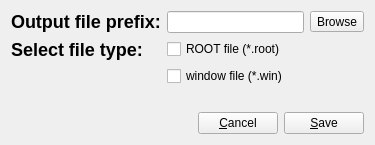
<?xml version="1.0" encoding="UTF-8"?>
<ui version="4.0">
 <class>SaveAsDialog</class>
 <widget class="QWidget" name="SaveAsDialog">
  <property name="geometry">
   <rect>
    <x>0</x>
    <y>0</y>
    <width>370</width>
    <height>145</height>
   </rect>
  </property>
  <property name="windowTitle">
   <string>Save to file</string>
  </property>
  <layout class="QFormLayout" name="formLayout">
   <property name="fieldGrowthPolicy">
    <enum>QFormLayout::AllNonFixedFieldsGrow</enum>
   </property>
   <item row="0" column="0">
    <widget class="QLabel" name="pFileLabel">
     <property name="text">
      <string>&lt;h2&gt;Output file prefix:&lt;/h2&gt;</string>
     </property>
     <property name="buddy">
      <cstring>pOutputPath</cstring>
     </property>
    </widget>
   </item>
   <item row="0" column="1">
    <layout class="QHBoxLayout" name="horizontalLayout_2">
     <item>
      <widget class="QLineEdit" name="pOutputPath"/>
     </item>
     <item>
      <widget class="QToolButton" name="pBrowseButton">
       <property name="text">
        <string>Browse</string>
       </property>
      </widget>
     </item>
    </layout>
   </item>
   <item row="1" column="0">
    <widget class="QLabel" name="pFileTypeLabel">
     <property name="text">
      <string>&lt;html&gt;&lt;head/&gt;&lt;body&gt;&lt;p&gt;&lt;span style=&quot; font-size:x-large; font-weight:600;&quot;&gt;Select file type: &lt;/span&gt;&lt;/p&gt;&lt;/body&gt;&lt;/html&gt;</string>
     </property>
    </widget>
   </item>
   <item row="3" column="0" colspan="2">
    <spacer name="verticalSpacer_2">
     <property name="orientation">
      <enum>Qt::Vertical</enum>
     </property>
     <property name="sizeHint" stdset="0">
      <size>
       <width>353</width>
       <height>13</height>
      </size>
     </property>
    </spacer>
   </item>
   <item row="4" column="0" colspan="2">
    <layout class="QHBoxLayout" name="horizontalLayout_3">
     <item>
      <spacer name="horizontalSpacer">
       <property name="orientation">
        <enum>Qt::Horizontal</enum>
       </property>
       <property name="sizeHint" stdset="0">
        <size>
         <width>185</width>
         <height>20</height>
        </size>
       </property>
      </spacer>
     </item>
     <item>
      <layout class="QHBoxLayout" name="horizontalLayout">
       <item>
        <widget class="QPushButton" name="pCancelButton">
         <property name="text">
          <string>&amp;Cancel</string>
         </property>
        </widget>
       </item>
       <item>
        <widget class="QPushButton" name="pSaveButton">
         <property name="text">
          <string>&amp;Save</string>
         </property>
        </widget>
       </item>
      </layout>
     </item>
    </layout>
   </item>
   <item row="1" column="1">
    <widget class="QCheckBox" name="pROOTSelector">
     <property name="text">
      <string>ROOT file (*.root)</string>
     </property>
     <property name="autoExclusive">
      <bool>false</bool>
     </property>
    </widget>
   </item>
   <item row="2" column="1">
    <widget class="QCheckBox" name="pWinSelector">
     <property name="text">
      <string>window file (*.win)</string>
     </property>
     <property name="autoExclusive">
      <bool>false</bool>
     </property>
    </widget>
   </item>
  </layout>
 </widget>
 <resources/>
 <connections/>
</ui>
